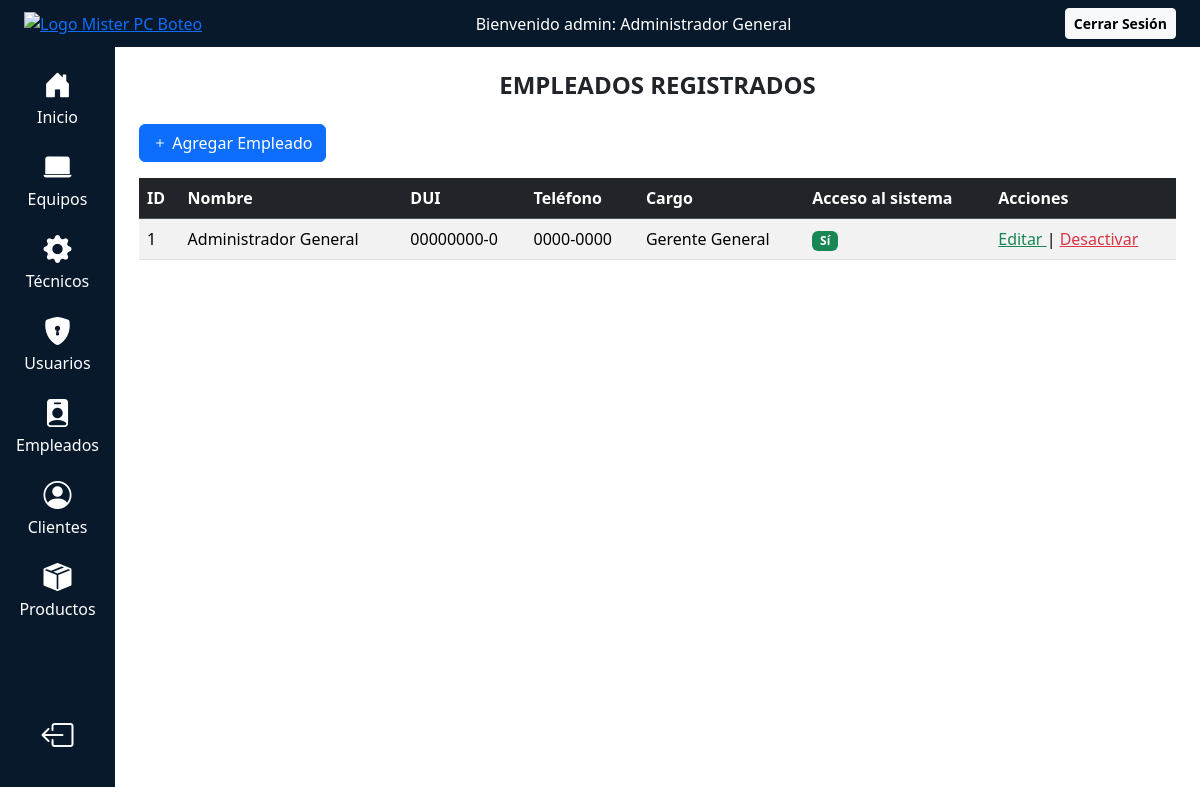
Page /public/admin/empleados (signed in) on the committed database.
### tables this page shows
CREATE TABLE EMPLEADO (
    EmpleadoId BIGINT UNSIGNED NOT NULL AUTO_INCREMENT PRIMARY KEY,
    Nombre VARCHAR(150) NOT NULL,
    Telefono VARCHAR(40),
    DUI VARCHAR(20) UNIQUE NOT NULL,
    Direccion VARCHAR(255),
    CargoId BIGINT UNSIGNED,
    Estado TINYINT(1) NOT NULL DEFAULT 1,
    FechaCreacion DATETIME NOT NULL DEFAULT CURRENT_TIMESTAMP,
    CONSTRAINT fk_empleado_cargo FOREIGN KEY (CargoId) REFERENCES CARGO(CargoId)
);

CREATE TABLE CARGO (
    CargoId BIGINT UNSIGNED NOT NULL AUTO_INCREMENT PRIMARY KEY,
    Cargo VARCHAR(100) UNIQUE
);

### app/controllers/EmpleadoController.php (called while the page is built, shortened)
<?php
require_once __DIR__ . '/../models/EmpleadoModel.php';
class EmpleadoController extends Controller
{
    private $empleadoModel;
    public function __construct()
    {
        $this->db = Database::getConnection();
        $this->empleadoModel = new EmpleadoModel($this->db);
    }
    public function index()
    {
        $empleados = $this->empleadoModel->getAll();
        $cargos = $this->empleadoModel->getCargos();
        return $this->view('admin/empleados', [
            'empleados' => $empleados,
            'cargos' => $cargos,
            'head' => ['title' => 'Gestión de Empleados']
        ]);
    }
}

### app/core/Router.php (called while the page is built, shortened)
<?php
class Router
{
    public function run()
    {
        $url = isset($_GET['url']) ? rtrim($_GET['url'], '/') : '';
        $url = filter_var($url, FILTER_SANITIZE_URL);
        $segments = explode('/', $url);
        $panelRoutes = [
            'admin/panel'             => 'PanelController',
            'admin/equipos'           => 'EquipoController',
            'admin/tecnicos'          => 'TecnicoController',
            'admin/usuarios'          => 'UsuarioController',
            'admin/clientes'          => 'ClienteController',
            'admin/empleados'         => 'EmpleadoController',
            'admin/productos' => 'ProductoController',
        ];
        $method = 'index';
        $params = [];
        $urlPath = implode('/', $segments);
        foreach ($panelRoutes as $route => $controller) {
            if ($urlPath === $route) {
                $method = 'index';
                $params = [];
                break;
            }
        }
        $controller = new $controllerName();
        call_user_func_array([$controller, $method], $params);
    }
}

### public/index.php (called while the page is built, shortened)
<?php
require_once __DIR__ . '/../app/core/Router.php';
require_once __DIR__ . '/../app/core/Database.php';
$router = new Router();
$router->run();

### app/core/Database.php (called while the page is built)
<?php
class Database {
    private static $instance = null;
    public static function getConnection() {
        if (self::$instance === null) {
            try {
                self::$instance = new PDO(
                    "mysql:host=" . DB_HOST . ";dbname=" . DB_NAME . ";charset=utf8",
                    DB_USER,
                    DB_PASS,
                    [
                        PDO::ATTR_ERRMODE => PDO::ERRMODE_EXCEPTION
                    ]
                );
            } catch (PDOException $e) {
                error_log("Error de conexión: " . $e->getMessage(), 3, __DIR__ . '/../../logs/error_log.txt');
                die("Error al conectar con la base de datos.");
            }
        }
        return self::$instance;
    }
}

### app/models/EmpleadoModel.php (called while the page is built, shortened)
<?php
class EmpleadoModel
{
    private $db;
    public function __construct(PDO $db)
    {
        $this->db = $db;
    }
    public function getAll()
    {
        $sql = "SELECT
                    e.EmpleadoId AS id,
                    e.Nombre AS nombre,
                    e.Telefono AS telefono,
                    e.DUI AS dui,
                    e.Direccion AS direccion,
                    c.Cargo AS cargo,
                    e.Estado AS estado,
                    CASE
                        WHEN u.UsuarioId IS NOT NULL THEN 1
                        ELSE 0
                    END AS tiene_usuario
                FROM EMPLEADO e
                LEFT JOIN CARGO c ON e.CargoId = c.CargoId
                LEFT JOIN USUARIO u ON e.EmpleadoId = u.EmpleadoId
                ORDER BY e.Nombre";
        $stmt = $this->db->query($sql);
        return $stmt->fetchAll(PDO::FETCH_ASSOC);
    }
}

### app/views/admin/empleados.php (the view, shortened to what this page needs)
<!DOCTYPE html>
<html lang="es">
<?php include __DIR__ . '/../layouts/panel/head.php'; ?>
<body>
    <?php include __DIR__ . '/../layouts/panel/header.php'; ?>
    <div class="flex-grow-1 d-flex flex-column flex-md-row" style="min-height: 0;">
        <?php include __DIR__ . '/../layouts/panel/aside_admin.php'; ?>
        <main class="flex-grow-1 p-4">
            <h4 class="text-center mb-4 fw-bold">EMPLEADOS REGISTRADOS</h4>
            <button class="btn btn-primary mb-3" data-bs-toggle="modal" data-bs-target="#modalAgregarEmpleado">
                <i class="bi bi-plus"></i> Agregar Empleado
            </button>
            <div class="table-responsive">
                <table class="table table-striped">
                    <thead class="table-dark">
                        <tr>
                            <th>ID</th>
                            <th>Nombre</th>
                            <th>DUI</th>
                            <th>Teléfono</th>
                            <th>Cargo</th>
                            <th>Acceso al sistema</th>
                            <th>Acciones</th>
                        </tr>
                    </thead>
                    <tbody>
                        <?php foreach ($empleados as $emp): ?>
                            <tr>
                                <td><?= htmlspecialchars($emp['id']) ?></td>
                                <td><?= htmlspecialchars($emp['nombre']) ?></td>
                                <td><?= htmlspecialchars($emp['dui']) ?></td>
                                <td><?= htmlspecialchars($emp['telefono'] ?? '-') ?></td>
                                <td><?= htmlspecialchars($emp['cargo'] ?? '-') ?></td>
                                <td>
                                    <?php if ($emp['tiene_usuario']): ?>
                                        <span class="badge bg-success">Sí</span>
                                    <?php else: ?>
                                        <span class="badge bg-secondary">No</span>
                                    <?php endif; ?>
                                </td>
                                <td>
                                    <a href="#" class="text-success"
                                        data-bs-toggle="modal"
                                        data-bs-target="#modalEditarEmpleado<?= $emp['id'] ?>">
                                        Editar
                                    </a> |
                                    <?php if ($emp['estado']): ?>
                                        <a href="<?= BASE_URL ?>admin/empleados/desactivar/<?= $emp['id'] ?>"
                                            class="text-danger"
                                            onclick="return confirm('¿Está seguro que desea desactivar a <?= addslashes($emp['nombre']) ?>?')">
                                            Desactivar
                                        </a>
                                    <?php endif; ?>
                            </tr>
                        <?php endforeach; ?>
                    </tbody>
                </table>
            </div>
        </main>
    </div>
</body>
</html>

### public/css/paneles.css (style rules this page uses)
:root { --color-oscuro: #08192B; --color-azul: #1D5591; --color-azul-light: #35669B; --primary-color: #3a7bd6; --color-card-1: #ED9828; --color-card-2: #C14E99; --color-card-3: #37B84F; --color-card-4: #398C99; }
html, body { height: 100%; margin: 0; padding: 0; overflow: auto; overflow-y: auto; }
@media (min-width: 768px) { html, body { overflow: hidden; } }

### rows in the picture
empleado: EmpleadoId "1", Nombre "Administrador General", DUI "00000000-0", Telefono "0000-0000", CargoId.Cargo "Gerente General"

### other values in the picture
$usuario_rol "admin"
$usuario_nombre "Administrador General"
